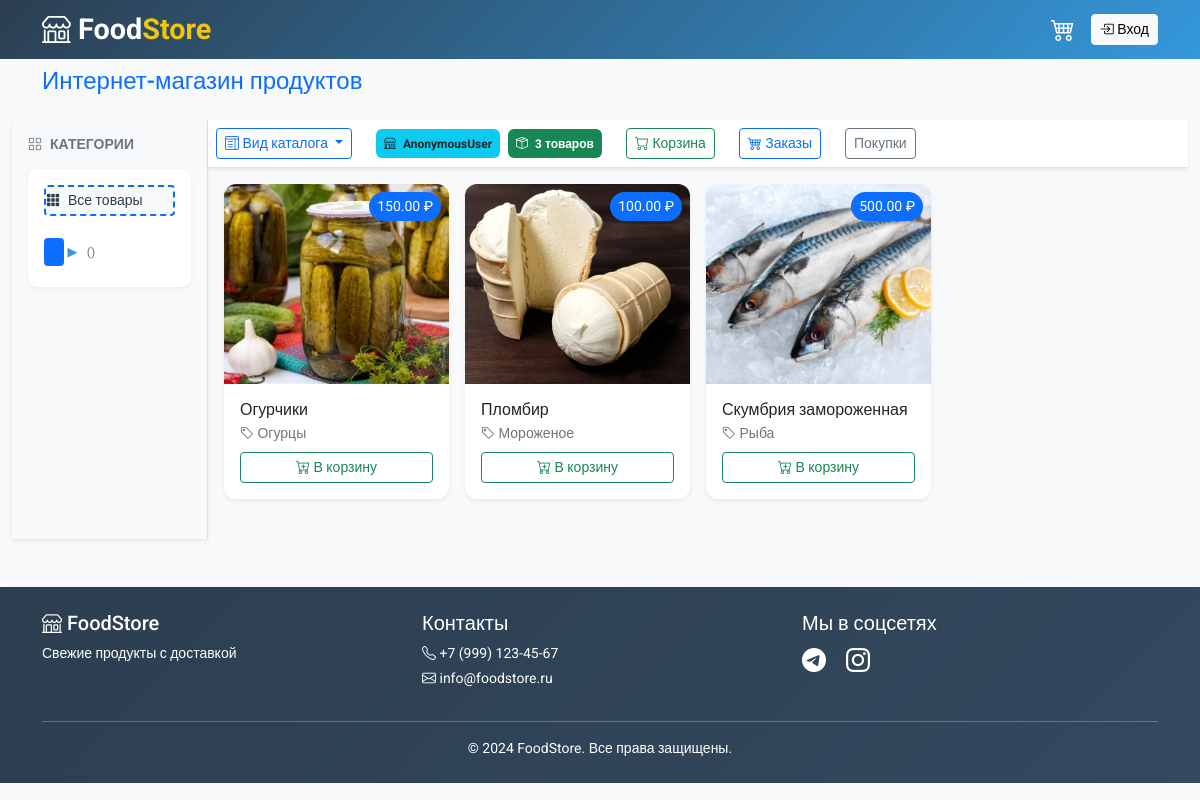
/catalog_tree/, run on the app's committed database.
### catalog/models.py (models this page shows, shortened)
class Product(models.Model):
    genre = models.ForeignKey(Genre_m, on_delete=models.CASCADE,
                              blank=True, null=True,
                              verbose_name="Product category")
    name = models.CharField(max_length=150,
                            verbose_name="Product name")
    description = models.TextField(blank=True, verbose_name="Product description")
    price = models.DecimalField(max_digits=10,decimal_places=2, verbose_name="Price")
    image = models.ImageField(upload_to=rename_prod, blank=True, verbose_name="Product photo")
    ostat = models.SmallIntegerField(default=0, help_text="Change quantity",
                                     verbose_name="On storage")
    objects = models.Manager
    class Meta:
        ordering = ['name']

class Genre_m(MPTTModel):
    name = models.CharField(max_length=50)
    parent = TreeForeignKey('self', on_delete=models.CASCADE,
                            null=True, blank=True, related_name='children')
    class MPTTMeta:
        order_insertion_by = ['name']

### catalog/views.py (the view)
# urls.py: path('catalog_tree/', views.catalog_tree, name='catalog_tree'),
def catalog_tree(request):
    user = request.user
    name_cat = "All products"
    request.session['tip_cat'] = 'tree'
    products = Product.objects.all()
    paginator = Paginator(products, per_page=30)
    page_number = request.GET.get('page')
    page_obj = paginator.get_page(page_number)
    context = {'products': products, 'page_obj': page_obj, 'name_cat': name_cat, 'user': user}
    return render(request, 'catalog/catalog_tree.html', context)

### webshop/context_processors.py (called while the page is built)
def genre_m(request):
    genre = apps.get_model("catalog", "Genre_m")
    return {'genre_m': genre.objects.all()}

def num_products_m(request):
    product_model = apps.get_model("catalog", "Product")
    num_products_m = product_model.objects.all().count()
    return {'num_products_m': num_products_m}

def cart_kol_m(request):
    if request.user.is_authenticated:
        user_id = request.user.id
        my_order = apps.get_model('webshop', 'Products_Order')
        my_order_item = apps.get_model('webshop', "Product_OrderItem")
        try:
            order = my_order.objects.get(user_id=user_id, status='cart')
            id_cart_m = order.id
            order_item = my_order_item.objects.filter(order_id=order.id)
            cart_kol_m = len(order_item)
        except my_order.DoesNotExist:
            cart_kol_m = 0
            id_cart_m = None
    else:
        cart_kol_m = 0
        id_cart_m = None
    return {'cart_kol_m': cart_kol_m, 'id_cart_m': id_cart_m}

def cart_sum_zak_m(request):
    if request.user.is_authenticated:
        user_id = request.user.id
        my_order = apps.get_model('webshop', "Products_Order")
        try:
            order = my_order.objects.get(user_id=user_id, status="for_payment")
            id_zak_m = order.id
            sum_cart_m = order.amount
        except my_order.DoesNotExist:
            sum_cart_m = 0
            id_zak_m = None
    else:
        sum_cart_m = 0
        id_zak_m = None
    context = {"sum_cart_m": sum_cart_m, 'id_zak_m': id_zak_m}
    return context

def sum_buy_order_m(request):
    if request.user.is_authenticated:
        user = request.user
        user_id = request.user.id
        my_order = apps.get_model('webshop', "Products_Order")
        orders = my_order.objects.filter(user_id=user_id, status="paid")
        total = orders.aggregate(Sum('amount'))
        sum_my_buy_m = total["amount__sum"] or 0
    else:
        sum_my_buy_m = 0
    context = {'sum_my_buy_m': sum_my_buy_m}
    return context

### templates/catalog/catalog_tree.html (shortened to what this page needs)
{% extends "catalog/catalog_products.html" %}
{% load static %}
{% load mptt_tags %}
{% block catalog %}
<div class="tree-menu">
    <a href="{% url 'catalog:catalog_tree' %}" class="btn all-products-btn btn-sm">
        <i class="bi bi-grid-3x3-gap-fill me-2"></i>Все товары
    </a>
    <ul id="myUL" class="p-0">
        {% recursetree genre_m %}
        <li>
            <a href="{% url 'catalog:product_tree' id=node.id %}"
               class="category-link {% if node.id == id_cat %}active{% endif %}">
            </a>
            {% if node.is_leaf_node %}
                <span class="leaf">{{ node.code }}</span>
            {% else %}
                <span class="caret parent {% if node.id in opened_ids %}caret-down{% endif %}">
                    <span class="text-muted small">({{ node.code }})</span>
                </span>
            {% endif %}
        </li>
        {% endrecursetree %}
    </ul>
</div>
{% endblock %}
{% block products %}
<div class="row g-3">
    {% include "catalog/user_product.html" %}
</div>
{% endblock %}

### templates/catalog/catalog_products.html (shortened to what this page needs)
{% extends "master/base.html" %}
{% load static %}
{% block content %}
<div class="container-fluid p-0">
    <div class="row g-0">
        <div class="col-lg-2 col-md-3 bg-light border-end shadow-sm">
            <div class="p-3">
                <h6 class="text-muted text-uppercase fw-bold small mb-3">
                    <i class="bi bi-grid me-2"></i>Категории
                </h6>
                {% block catalog %}{% endblock %}
            </div>
        </div>
        <div class="col-lg-10 col-md-9">
            <div class="bg-white border-bottom shadow-sm p-2">
                <div class="row align-items-center">
                    <div class="col-auto">
                        <div class="dropdown">
                            <button class="btn btn-outline-primary btn-sm dropdown-toggle"
                                    type="button" data-bs-toggle="dropdown">
                                <i class="bi bi-layout-text-window"></i> Вид каталога
                            </button>
                        </div>
                    </div>
                    <div class="col-auto">
                        <span class="badge bg-info text-dark p-2">
                            <i class="bi bi-shop me-1"></i> {{ user|default:"Гость" }}
                        </span>
                        <span class="badge bg-success p-2 ms-1">
                            <i class="bi bi-box-seam me-1"></i> {{ num_products_m }} товаров
                        </span>
                    </div>
                    <div class="col-auto">
                        <div class="btn-group">
                            <a href="{% url 'catalog:cart_edit' %}" class="btn btn-outline-success btn-sm">
                                <i class="bi bi-cart"></i> Корзина
                            </a>
                        </div>
                    </div>
                    <div class="col-auto">
                        <div class="btn-group">
                            <a href="{% url 'catalog:my_order' %}" class="btn btn-outline-primary btn-sm">
                                <i class="bi bi-cart4"></i> Заказы
                            </a>
                        </div>
                    </div>
                    <div class="col-auto">
                        <a href="{% url 'catalog:my_buy' %}" class="btn btn-outline-secondary btn-sm">
                             Покупки
                        </a>
                    </div>
                </div>
            </div>
            <div class="p-3">
                {% block products %}{% endblock %}
            </div>
        </div>
    </div>
</div>
{% endblock %}

### templates/master/base.html (shortened to what this page needs)
<!DOCTYPE html>
<html lang="ru">
<head>
    {% load static %}
    <link rel="stylesheet" href="/static/css/bootstrap.min.css">
    <link rel="stylesheet" href="https://cdn.jsdelivr.net/npm/bootstrap-icons@1.11.1/font/bootstrap-icons.css">
</head>
<body>
    <div class="container-fluid navbar-top py-2">
        <div class="container">
            <div class="row align-items-center">
                <div class="col-6 col-md-4">
                    <a href="/" class="logo">
                        <i class="bi bi-shop"></i> Food<span>Store</span>
                    </a>
                </div>
                <div class="col-6 col-md-8">
                    <div class="d-flex justify-content-end align-items-center gap-3">
                        <a href="{% url 'catalog:cart_edit' %}" class="text-white text-decoration-none position-relative">
                            <i class="bi bi-cart4 fs-4"></i>
                        </a>
                        {% if user.is_authenticated %}
                        <div class="dropdown">
                            <button class="btn btn-light btn-sm dropdown-toggle" type="button" data-bs-toggle="dropdown">
                                <i class="bi bi-person-circle"></i> {{ user.username }}
                            </button>
                            <ul class="dropdown-menu dropdown-menu-end">
                                <li><a class="dropdown-item" href="#"><i class="bi bi-person"></i> Профиль</a></li>
                                <li><a class="dropdown-item" href="{% url 'catalog:my_order' %}"><i class="bi bi-box"></i> Мои заказы</a></li>
                                <li><hr class="dropdown-divider"></li>
                                <li>
                                    <form method="post" action="{% url 'logout' %}" class="px-3 py-2">
                                        {% csrf_token %}
                                        <button type="submit" class="btn btn-danger btn-sm w-100">
                                            <i class="bi bi-box-arrow-right"></i> Выйти
                                        </button>
                                    </form>
                                </li>
                            </ul>
                        </div>
                        {% else %}
                            <div class="btn-group">
                                <a href="{% url 'login' %}" class="btn btn-light btn-sm">
                                    <i class="bi bi-box-arrow-in-right"></i> Вход
                                </a>
                            </div>
                        {% endif %}
                    </div>
                </div>
            </div>
        </div>
    </div>
    <div class="container-fluid bg-light py-2">
        <div class="container">
            <h4 class="mb-0 text-primary">{% block header %}Интернет-магазин продуктов{% endblock %}</h4>
        </div>
    </div>
    <div class="container-fluid my-3">
        {% block content %}{% endblock %}
    </div>
    <div class="container-fluid footer">
        <div class="container">
            <div class="row">
                <div class="col-md-4">
                    <h5><i class="bi bi-shop"></i> FoodStore</h5>
                    <p class="small">Свежие продукты с доставкой</p>
                </div>
                <div class="col-md-4">
                    <h5>Контакты</h5>
                    <p class="small mb-1"><i class="bi bi-telephone"></i> +7 (999) 123-45-67</p>
                    <p class="small"><i class="bi bi-envelope"></i> info@foodstore.ru</p>
                </div>
                <div class="col-md-4">
                    <h5>Мы в соцсетях</h5>
                    <a href="#" class="text-white me-2"><i class="bi bi-telegram fs-4"></i></a>
                    <a href="#" class="text-white"><i class="bi bi-instagram fs-4"></i></a>
                </div>
            </div>
            <hr class="bg-white">
            <div class="text-center small">
                © 2024 FoodStore. Все права защищены.
            </div>
        </div>
    </div>
</body>
</html>

### templates/catalog/user_product.html (shortened to what this page needs)
{% load static %}
{% if products %}
    {% for product in products %}
    <div class="col-xl-3 col-lg-4 col-md-6 col-sm-6 mb-4">
        <div class="card h-100 shadow-sm hover-shadow-lg transition-all">
            <div class="position-relative">
                {% if product.image %}
                <img src="{{ product.image.url }}" class="card-img-top" alt="{{ product.name }}"
                     style="height: 200px; object-fit: cover;">
                {% else %}
                <div class="bg-light d-flex align-items-center justify-content-center"
                     style="height: 200px;">
                    <i class="bi bi-image text-muted" style="font-size: 3rem;"></i>
                </div>
                {% endif %}
                <span class="position-absolute top-0 end-0 bg-primary text-white px-2 py-1 m-2 rounded-pill small">
                    {{ product.price }} ₽
                </span>
            </div>
            <div class="card-body">
                <h6 class="card-title mb-1">
                    <a href="{% url 'catalog:product_detail' product.id %}" class="text-decoration-none text-dark">
                        {{ product.name }}
                    </a>
                </h6>
                <p class="text-muted small mb-2">
                    <i class="bi bi-tag"></i> {{ product.genre.name|default:"Без категории" }}
                </p>
                <div class="d-grid">
                    <a href="{% url 'catalog:cart' id=product.id %}"
                       class="btn btn-outline-success btn-sm">
                        <i class="bi bi-cart-plus"></i> В корзину
                    </a>
                </div>
            </div>
        </div>
    </div>
    {% endfor %}
{% endif %}

### templates/master/base.html (style rules this page uses)
body { font-family: 'Roboto', sans-serif; background-color: #f8f9fa; }
.navbar-top { background: linear-gradient(135deg, #2c3e50 0%, #3498db 100%); box-shadow: 0 2px 10px rgba(0,0,0,0.1); }
.logo { font-size: 1.8rem; font-weight: 700; color: white; text-decoration: none; }
.logo span { color: #f1c40f; }
.footer { background: linear-gradient(135deg, #2c3e50 0%, #34495e 100%); color: white; padding: 1.5rem 0; margin-top: 3rem; }
.tree-menu { background: white; border-radius: 10px; padding: 1rem; box-shadow: 0 2px 5px rgba(0,0,0,0.05); }
.tree-menu ul { list-style-type: none; padding-left: 1.5rem; }
.tree-menu .caret { cursor: pointer; user-select: none; color: #2c3e50; }
.tree-menu .caret::before { content: "\25B6"; color: #3498db; display: inline-block; margin-right: 6px; font-size: 0.8rem; }
.tree-menu .active { display: block; }
.tree-menu a { color: #2c3e50; text-decoration: none; padding: 0.2rem 0; display: inline-block; }
.transition-all { transition: all 0.3s ease; }
.card { border: none; border-radius: 12px; overflow: hidden; }

### templates/catalog/catalog_tree.html (style rules this page uses)
.tree-menu { font-size: 0.9rem; }
.tree-menu ul { list-style-type: none; padding-left: 1.2rem; margin: 0; }
.tree-menu li { margin: 0.3rem 0; position: relative; }
.tree-menu .category-link { color: #2c3e50; text-decoration: none; padding: 0.2rem 0.5rem; border-radius: 4px; display: inline-block; transition: all 0.2s; }
.tree-menu .category-link.active { background-color: #0d6efd; color: white; }
.caret { cursor: pointer; user-select: none; color: #6c757d; font-size: 0.85rem; display: inline-block; padding: 0.2rem 0; }
.caret::before { content: "\f231"; font-family: "bootstrap-icons"; color: #0d6efd; display: inline-block; margin-right: 6px; font-size: 0.75rem; transition: transform 0.2s; }
.active { display: block; }
.all-products-btn { border: 2px dashed #0d6efd; background-color: #f8f9fa; color: #0d6efd; font-weight: 500; width: 100%; text-align: left; margin-bottom: 1rem; transition: all 0.2s; }

### data on the page
Product: image (picture), price "150.00", name "Огурчики", genre.name "Огурцы"
Product: image (picture), price "100.00", name "Пломбир", genre.name "Мороженое"
Product: image (picture), price "500.00", name "Скумбрия замороженная", genre.name "Рыба"

### other printed values
{{ user|default:"Гость" }} "AnonymousUser"
{{ num_products_m }} "3"
